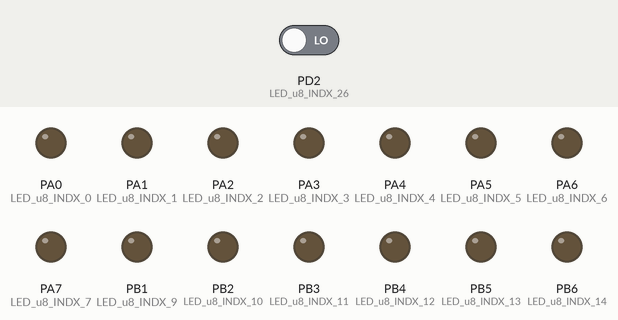
Simulated run of this program. Board: ATmega32, built with avr-gcc and emulated at 11 MHz. Shown: output pins drawn as LEDs (lit = HIGH). The test bench sets the inputs (shaded band); at power-on: PD2 (LED_u8_INDX_26) LOW.

Above: at 0.6 s.
At 1.2 s:
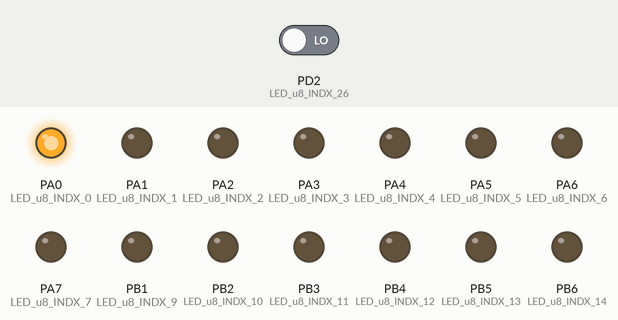
1.3 s: PD2 (LED_u8_INDX_26) driven HIGH
At 2.6 s:
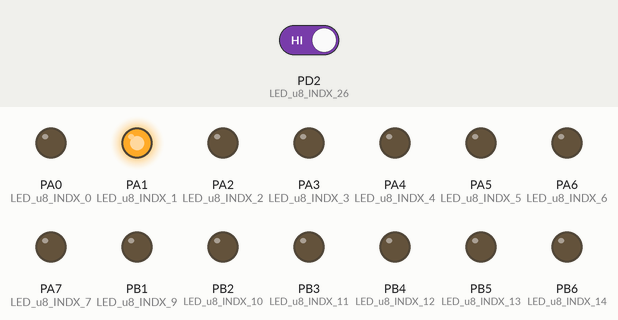
Timing chart, 0 to 4.3 s (numbered marks = the images above; inputs shaded):
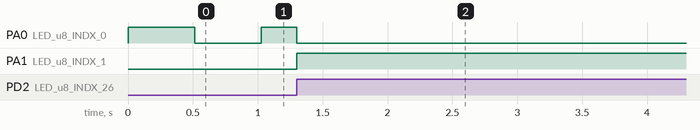

The program:

main.c
```c
/*
 * main.c
 *
 *  Created on: Feb 2, 2019
 *      Author: Kamel
 */
#include "avr/io.h"
#include "BIT_MATH.h"
#include "STD_TYPES.h"
#include "DIO_int.h"
#include "GIE_int.h"
#include "EXTI_int.h"
#include "LED_int.h"
#include "avr/delay.h"
void lightLed(void);
u8 flag=0;
main(void){
	DiO_voidInitialize();
	EXTI_voidInitialize();
	GIE_voidEnable();
	EXTI_voidEnableInt0();
	EXTI_voidSetInt0CallBack(lightLed);
	while(1){
		if(flag==0){
		DIO_voidSetPinValue(DIO_u8_PIN_0, DIO_u8_HIGH);
		_delay_ms(500);
		DIO_voidSetPinValue(DIO_u8_PIN_0, DIO_u8_LOW);
		_delay_ms(500);
		}
	}

}
void lightLed(void){
	//LED_voidSetLedOnWithIndx(LED_u8_INDX_0);
	DIO_voidSetPinValue(DIO_u8_PIN_1, DIO_u8_HIGH);
	//if(DIO_u8GetPinValue(DIO_u8_PIN_26)==DIO_u8_HIGH)
		DIO_voidSetPinValue(DIO_u8_PIN_0,DIO_u8_LOW);
		flag=1;
}
```

EXTI_int.h
```c
/*********************************************/
/* Author : Mario Ramzy                      */
/* Date : 24/2/2018		                     */
/* version : V01		                     */

#ifndef _EXTI_INIT_H
#define _EXTI_INIT_H
/* Description : Initialize EXTI mode   */
void EXTI_voidInitialize(void);


/* Description : enable EXTI  0   */
void EXTI_voidEnableInt0(void);


/* Description : disable EXTI  0   */
void EXTI_voidDisableInt0(void);

/* Description : Set call back function   */
void EXTI_voidSetInt0CallBack(void(*Copy_pfCallBack)(void));


#endif
```

EXTI_priv.h
```c
/*********************************************/
/* Author : Mario Ramzy                      */
/* Date : 24/2/2018		                     */
/* version : V01		                     */

#ifndef _EXTI_PRIV_H
#define _EXTI_PRIV_H

/* Description: Operation modes      */

#define EXTI_u8_LOW_MODE    0
#define EXTI_u8_IOC_MODE    1	//interrupt on change
#define EXTI_u8_FAL_MODE    2
#define EXTI_u8_RIS_MODE    3


/* Description: Enable/Disable State*/

#define EXTI_u8_ENABLE_STATE  1
#define EXTI_u8_DISABLE_STATE  0


/*********mode clear mask**********/
#define EXTI_u8_MODE_CLEAR   0b11111100

/*  PIE bit index  */
#define EXTI_u8_INT0_PIE    6


/*  PIE bit index  */
#define EXTI_u8_INT0_PIF		6

#endif
```

EXTI_prog.c
```c
/*********************************************/
/* Author : Mario Ramzy                      */
/* Date : 24/2/2018		                     */
/* version : V01		                     */

#include "STD_TYPES.h"
#include "BIT_MATH.h"
#include "EXTI_reg.h"
#include "EXTI_int.h"
#include "EXTI_priv.h"
#include"EXTI_config.h"


/* Define Callback Variable */
static void (*EXTI_u8Int0CallBack) (void);


/* Description : Initialize EXTI mode   */
void EXTI_voidInitialize(void)
{
	/* set external interrrupt mode as configured  */
	MCUCR = (MCUCR & EXTI_u8_MODE_CLEAR) | EXTI_u8_INT0_MODE;


	/* Initialize the state   */
	#if EXTI_u8_INT0_INIT_STATE == EXTI_u8_ENABLE_STATE
	SETBIT(GICR, EXTI_u8_INT0_PIE);
	#else
		CLRBIT(GICR, EXTI_u8_INT0_PIE);
	#endif

		SETBIT(GIFR, EXTI_u8_INT0_PIF);		//b3mel clear lel flag m3 eno initialzed clear bs ana brdo msh ha trust

}


/* Description : enable EXTI  0 ISR  */
void EXTI_voidEnableInt0(void)
{
		SETBIT(GICR, EXTI_u8_INT0_PIE);
}

/* Description : disable EXTI  0  ISR  */
void EXTI_voidDisableInt0(void)
{
	CLRBIT(GICR, EXTI_u8_INT0_PIE);
}

/* Description : Set call back function   */
void EXTI_voidSetInt0CallBack(void(*Copy_pfCallBack)(void))
{
	EXTI_u8Int0CallBack = Copy_pfCallBack;
}


/* Description : ISR function  */
void __vector_1(void) __attribute__((signal, used));		// el attribute lazm m3 el prototype

void __vector_1(void)
{
	EXTI_u8Int0CallBack();
}
```

EXTI_reg.h
```c
/*********************************************/
/* Author : Mario Ramzy                      */
/* Date : 24/2/2018		                     */
/* version : V01		                     */

#ifndef _EXTI_REG_H
#define _EXTI_REG_H

#define GICR 	*((volatile u8*) 0x5B)
#define MCUCR 	*((volatile u8*) 0x55)
#define GIFR 	*((volatile u8*) 0x5A)


#endif
```

GIE_int.h
```c
/*********************************************/
/* Author : Mario Ramzy                      */
/* Date : 24/2/2018		                     */
/* version : V01		                     */

#ifndef _GIE_INT_H
#define _GIE_INT_H


/* Enable globale interrupt  */
void GIE_voidEnable(void);

void GIE_voidDisable(void);


#endif
```

GIE_priv.h
```c
/*********************************************/
/* Author : Mario Ramzy                      */
/* Date : 24/2/2018		                     */
/* version : V01		                     */

#ifndef _GIE_PRIV_H
#define _GIE_PRIV_H

 #define GIE_u8_BIT_INDIX   7

#endif
```

GIE_prog.c
```c
/*********************************************/
/* Author : Mario Ramzy                      */
/* Date : 24/2/2018		                     */
/* version : V01		                     */

#include "STD_TYPES.h"
#include "BIT_MATH.h"
#include "GIE_reg.h"
#include "GIE_int.h"
#include "GIE_priv.h"
#include "GIE_config.h"

/* Enable globale interrupt  */
GIE_voidEnable(void)
{
	SETBIT(SREG, GIE_u8_BIT_INDIX);
}

GIE_voidDisable(void)
{
	CLRBIT(SREG, GIE_u8_BIT_INDIX);
}
```

GIE_reg.h
```c
/*********************************************/
/* Author : Mario Ramzy                      */
/* Date : 24/2/2018		                     */
/* version : V01		                     */

#ifndef _GIE_REG_H
#define _GIE_REG_H


#define SREG 	*((volatile u8*) 0x5F)


#endif
```

LED_int.h
```c
/*******************************************/
/* Author : Ahmed Assaf 				   */
/* Date : 26/1/2018							*/
/* Version : V01							*/


#ifndef _LED_INT_H
#define _LED_INT_H


/************* mine  **************/
#define LED_u8_INDX_0			DIO_u8_PIN_0
#define LED_u8_INDX_1			DIO_u8_PIN_1
#define LED_u8_INDX_2			DIO_u8_PIN_2
#define LED_u8_INDX_3			DIO_u8_PIN_3
#define LED_u8_INDX_4			DIO_u8_PIN_4
#define LED_u8_INDX_5			DIO_u8_PIN_5
#define LED_u8_INDX_6			DIO_u8_PIN_6
#define LED_u8_INDX_7			DIO_u8_PIN_7
#define LED_u8_INDX_8			DIO_u8_PIN_8
#define LED_u8_INDX_9			DIO_u8_PIN_9
#define LED_u8_INDX_10			DIO_u8_PIN_10
#define LED_u8_INDX_11			DIO_u8_PIN_11
#define LED_u8_INDX_12			DIO_u8_PIN_12
#define LED_u8_INDX_13			DIO_u8_PIN_13
#define LED_u8_INDX_14			DIO_u8_PIN_14
#define LED_u8_INDX_15			DIO_u8_PIN_15
#define LED_u8_INDX_16			DIO_u8_PIN_16
#define LED_u8_INDX_17			DIO_u8_PIN_17
#define LED_u8_INDX_18			DIO_u8_PIN_18
#define LED_u8_INDX_19			DIO_u8_PIN_19
#define LED_u8_INDX_20			DIO_u8_PIN_20
#define LED_u8_INDX_21			DIO_u8_PIN_21
#define LED_u8_INDX_22			DIO_u8_PIN_22
#define LED_u8_INDX_23			DIO_u8_PIN_23
#define LED_u8_INDX_24			DIO_u8_PIN_24
#define LED_u8_INDX_25			DIO_u8_PIN_25
#define LED_u8_INDX_26			DIO_u8_PIN_26
#define LED_u8_INDX_27			DIO_u8_PIN_27
#define LED_u8_INDX_28			DIO_u8_PIN_28
#define LED_u8_INDX_29			DIO_u8_PIN_29
#define LED_u8_INDX_30			DIO_u8_PIN_30
#define LED_u8_INDX_31			DIO_u8_PIN_31


/* Description  : This function shall
/* 		make LED on	*/
void LED_voidSetLedOn(void);


/* Description  : This function shall
/* 		make LED off	*/
void LED_voidSetLedOff(void);


/* Description  : This function shall
/* 		make LED on but takes the index of the LED	*/
void LED_voidSetLedOnWithIndx(u8 Copy_u8LedIndx);

/* Description  : This function shall
/* 		make LED off but takes the index of the LED	*/
void LED_voidSetLedOffWithIndx(u8 Copy_u8LedIndx);

#endif
```

LED_priv.h
```c
/*******************************************/
/* Author : Ahmed Assaf 				   */
/* Date : 26/1/2018							*/
/* Version : V01							*/

#ifndef _LED_PRIV_H
#define _LED_PRIV_H

#define  LED_u8_REVERSE  	1

#define  LED_u8_NORMAL   	0

#define LED_u8_INDX_0			DIO_u8_PIN_0
#define LED_u8_INDX_1           DIO_u8_PIN_1
#define LED_u8_INDX_2           DIO_u8_PIN_2
#define LED_u8_INDX_3           DIO_u8_PIN_3
#define LED_u8_INDX_4           DIO_u8_PIN_4
#define LED_u8_INDX_5           DIO_u8_PIN_5
#define LED_u8_INDX_6           DIO_u8_PIN_6
#define LED_u8_INDX_7           DIO_u8_PIN_7
#define LED_u8_INDX_8           DIO_u8_PIN_8
#define LED_u8_INDX_9           DIO_u8_PIN_9
#define LED_u8_INDX_10          DIO_u8_PIN_10
#define LED_u8_INDX_11          DIO_u8_PIN_11
#define LED_u8_INDX_12          DIO_u8_PIN_12
#define LED_u8_INDX_13          DIO_u8_PIN_13
#define LED_u8_INDX_14          DIO_u8_PIN_14
#define LED_u8_INDX_15          DIO_u8_PIN_15
#define LED_u8_INDX_16          DIO_u8_PIN_16
#define LED_u8_INDX_17          DIO_u8_PIN_17
#define LED_u8_INDX_18          DIO_u8_PIN_18
#define LED_u8_INDX_19          DIO_u8_PIN_19
#define LED_u8_INDX_20          DIO_u8_PIN_20
#define LED_u8_INDX_21          DIO_u8_PIN_21
#define LED_u8_INDX_22          DIO_u8_PIN_22
#define LED_u8_INDX_23          DIO_u8_PIN_23
#define LED_u8_INDX_24          DIO_u8_PIN_24
#define LED_u8_INDX_25          DIO_u8_PIN_25
#define LED_u8_INDX_26          DIO_u8_PIN_26
#define LED_u8_INDX_27          DIO_u8_PIN_27
#define LED_u8_INDX_28          DIO_u8_PIN_28
#define LED_u8_INDX_29          DIO_u8_PIN_29
#define LED_u8_INDX_30          DIO_u8_PIN_30
#define LED_u8_INDX_31          DIO_u8_PIN_31

#endif
```

LED_prog.c
```c
/*******************************************/
/* Author : Mario Ramzy 				   */
/* Date : 26/1/2018							*/
/* Version : V01							*/

#include "STD_TYPES.H"
#include "DIO_int.h"
#include "LED_priv.h"
#include "LED_config.h"
#include "LED_int.h"


void LED_voidSetLedOn(void)
{
	if(LED_u8_MODE == LED_u8_NORMAL)
	{
		DIO_voidSetPinValue(LED_u8_DIO_PIN, DIO_u8_HIGH);
	}
	else
	{
		DIO_voidSetPinValue(LED_u8_DIO_PIN, DIO_u8_LOW);
	}
}

void LED_voidSetLedOff(void)
{

	/*kda ana fasalt el developer bta3 el app hwa may3rfsh mtwasala normal   */
	/* wla reverse .. hwa hay5tar el mode mn el config normal wla reverse */
	/*	wana ha handle elmode hwa mayfhamsh avr   */
	if(LED_u8_MODE == LED_u8_NORMAL)
	{
		DIO_voidSetPinValue(LED_u8_DIO_PIN, DIO_u8_LOW);
	}
	else
	{
		DIO_voidSetPinValue(LED_u8_DIO_PIN, DIO_u8_HIGH);
	}
}

void LED_voidSetLedOffWithIndx(u8 Copy_u8LedIndx)
{
	if(LED_u8_GET_MODE(Copy_u8LedIndx) == LED_u8_NORMAL)
	{
		DIO_voidSetPinValue(Copy_u8LedIndx, DIO_u8_LOW);
	}
	else
	{
		DIO_voidSetPinValue(Copy_u8LedIndx, DIO_u8_HIGH);
	}
}


void LED_voidSetLedOnWithIndx(u8 Copy_u8LedIndx)
{
	if(LED_u8_GET_MODE(Copy_u8LedIndx) == LED_u8_NORMAL)
	{
		DIO_voidSetPinValue(Copy_u8LedIndx, DIO_u8_HIGH);
	}
	else
	{
		DIO_voidSetPinValue(Copy_u8LedIndx, DIO_u8_LOW);
	}
}
```

EXTI_config.h
```c
/*********************************************/
/* Author : Mario Ramzy                      */
/* Date : 24/2/2018		                     */
/* version : V01		                     */

#ifndef _EXTI_CONFIG_H
#define _EXTI_CONFIG_H

/* Description: External int 0 mode    */

/* Rannge:
EXTI_u8_LOW_MODE
EXTI_u8_IOC_MODE    	//interrupt on change
EXTI_u8_FAL_MODE
EXTI_u8_RIS_MODE    */

#define EXTI_u8_INT0_MODE  EXTI_u8_RIS_MODE


/* Description: External Interrupt 0 Initial state */
/* Rannge:
	EXTI_u8_ENABLE_STATE
    EXTI_u8_DISABLE_STATE							*/
#define EXTI_u8_INT0_INIT_STATE   EXTI_u8_ENABLE_STATE

#endif
```

GIE_config.h
```c
/*********************************************/
/* Author : Mario Ramzy                      */
/* Date : 24/2/2018		                     */
/* version : V01		                     */

#ifndef _GIE_CONFIG_H
#define _GIE_CONFIG_H

#endif
```

LED_config.h
```c
/*******************************************/
/* Author : Ahmed Assaf 				   */
/* Date : 26/1/2018							*/
/* Version : V01							*/


#ifndef _LED_CONFIG_H
#define _LED_CONFIG_H

#define LED_u8_DIO_PIN 	DIO_u8_PIN_0

/*CHOOSE BETWEEN NORMAL AND REVERSE*/
#define LED_u8_MODE 	LED_u8_NORMAL


/************* mine  **************/
#define LED_u8_GET_MODE(LED_u8_INDX_0)				LED_u8_NORMAL
/*
#define LED_u8_GET_MODE(LED_u8_INDX_1)				LED_u8_NORMAL
#define LED_u8_GET_MODE(LED_u8_INDX_2)				LED_u8_REVERSE
#define LED_u8_GET_MODE(LED_u8_INDX_3)				LED_u8_NORMAL
#define LED_u8_GET_MODE(LED_u8_INDX_4)				LED_u8_REVERSE
#define LED_u8_GET_MODE(LED_u8_INDX_5)				LED_u8_NORMAL
#define LED_u8_GET_MODE(LED_u8_INDX_6)				LED_u8_REVERSE
#define LED_u8_GET_MODE(LED_u8_INDX_7)				LED_u8_NORMAL
#define LED_u8_GET_MODE(LED_u8_INDX_8)				LED_u8_REVERSE
#define LED_u8_GET_MODE(LED_u8_INDX_9)				LED_u8_REVERSE
#define LED_u8_GET_MODE(LED_u8_INDX_10)				LED_u8_REVERSE
#define LED_u8_GET_MODE(LED_u8_INDX_11)				LED_u8_REVERSE
#define LED_u8_GET_MODE(LED_u8_INDX_12)				LED_u8_REVERSE
#define LED_u8_GET_MODE(LED_u8_INDX_13)				LED_u8_REVERSE
#define LED_u8_GET_MODE(LED_u8_INDX_14)				LED_u8_REVERSE
#define LED_u8_GET_MODE(LED_u8_INDX_15)				LED_u8_REVERSE
#define LED_u8_GET_MODE(LED_u8_INDX_16)				LED_u8_REVERSE
#define LED_u8_GET_MODE(LED_u8_INDX_17)				LED_u8_REVERSE
#define LED_u8_GET_MODE(LED_u8_INDX_18)				LED_u8_REVERSE
#define LED_u8_GET_MODE(LED_u8_INDX_19)				LED_u8_REVERSE
#define LED_u8_GET_MODE(LED_u8_INDX_20)				LED_u8_REVERSE
#define LED_u8_GET_MODE(LED_u8_INDX_21)				LED_u8_REVERSE
#define LED_u8_GET_MODE(LED_u8_INDX_22)				LED_u8_REVERSE
#define LED_u8_GET_MODE(LED_u8_INDX_23)				LED_u8_REVERSE
#define LED_u8_GET_MODE(LED_u8_INDX_24)				LED_u8_REVERSE
#define LED_u8_GET_MODE(LED_u8_INDX_25)				LED_u8_REVERSE
#define LED_u8_GET_MODE(LED_u8_INDX_26)				LED_u8_REVERSE
#define LED_u8_GET_MODE(LED_u8_INDX_27)				LED_u8_REVERSE
#define LED_u8_GET_MODE(LED_u8_INDX_28)				LED_u8_REVERSE
#define LED_u8_GET_MODE(LED_u8_INDX_29)				LED_u8_REVERSE
#define LED_u8_GET_MODE(LED_u8_INDX_30)				LED_u8_REVERSE
#define LED_u8_GET_MODE(LED_u8_INDX_31)				LED_u8_REVERSE
*/

#endif
```

BIT_MATH.h
```c
/************************
 * Name: Mario Ramzy Ayoub
 * Date: 28/11/2017
 * This header file contains all macro functions
 * for bit calculations in a variable
 * (it is assumed to be 16 bit variable)
***************************************************/
#define SETBIT(num, bit) (num) |= (1<<bit)

#define CLRBIT(num, bit) (num) &= ~(1<<bit)

#define TOGGLEBIT(num, bit) (num) ^= (1<<bit)

#define GETBIT(num, bit) (((num)>>(bit)) & 0x01)		//((((num) & (1 << bit)) != 0) ? 1:0)

#define SETLOWNIB(num) (num) |= 15	//0b00001111

#define CLRLOWNIB(num) (num) &= ~15

#define TOGLOWNIB(num) (num) ^= 15

#define set_high_nib(num) (num) |= 240  //0b11110000

#define clr_high_nib(num) (num) &= ~240

#define toggle_high_nib(num) (num) ^= 240

#define CONCBIT(B7,B6,B5,B4,B3,B2,B1,B0) CONCHELP(B7,B6,B5,B4,B3,B2,B1,B0)
#define CONCHELP(B7,B6,B5,B4,B3,B2,B1,B0)  0b##B7##B6##B5##B4##B3##B2##B1##B0
```

DIO_config.h
```c
/*********************************************/
/* Author : Mario Ramzy                      */
/* Date : 25/1/2018		                     */
/* version : V01		                     */

#ifndef _DIO_CONFIG_H
#define _DIO_CONFIG_H

#define DIO_u8_PIN_DIR_0			DIO_u8_OUTPUT
#define DIO_u8_PIN_DIR_1			DIO_u8_OUTPUT
#define DIO_u8_PIN_DIR_2			DIO_u8_OUTPUT
#define DIO_u8_PIN_DIR_3			DIO_u8_OUTPUT
#define DIO_u8_PIN_DIR_4			DIO_u8_OUTPUT
#define DIO_u8_PIN_DIR_5			DIO_u8_OUTPUT
#define DIO_u8_PIN_DIR_6			DIO_u8_OUTPUT
#define DIO_u8_PIN_DIR_7			DIO_u8_OUTPUT
#define DIO_u8_PIN_DIR_8			DIO_u8_INPUT
#define DIO_u8_PIN_DIR_9			DIO_u8_OUTPUT
#define DIO_u8_PIN_DIR_10			DIO_u8_OUTPUT
#define DIO_u8_PIN_DIR_11			DIO_u8_OUTPUT
#define DIO_u8_PIN_DIR_12			DIO_u8_OUTPUT
#define DIO_u8_PIN_DIR_13			DIO_u8_OUTPUT
#define DIO_u8_PIN_DIR_14			DIO_u8_OUTPUT
#define DIO_u8_PIN_DIR_15			DIO_u8_OUTPUT
#define DIO_u8_PIN_DIR_16			DIO_u8_OUTPUT
#define DIO_u8_PIN_DIR_17			DIO_u8_OUTPUT
#define DIO_u8_PIN_DIR_18			DIO_u8_OUTPUT
#define DIO_u8_PIN_DIR_19			DIO_u8_OUTPUT
#define DIO_u8_PIN_DIR_20			DIO_u8_OUTPUT
#define DIO_u8_PIN_DIR_21			DIO_u8_OUTPUT
#define DIO_u8_PIN_DIR_22			DIO_u8_OUTPUT
#define DIO_u8_PIN_DIR_23			DIO_u8_OUTPUT
#define DIO_u8_PIN_DIR_24			DIO_u8_OUTPUT
#define DIO_u8_PIN_DIR_25			DIO_u8_OUTPUT
#define DIO_u8_PIN_DIR_26			DIO_u8_INPUT
#define DIO_u8_PIN_DIR_27			DIO_u8_INPUT
#define DIO_u8_PIN_DIR_28			DIO_u8_OUTPUT
#define DIO_u8_PIN_DIR_29			DIO_u8_OUTPUT
#define DIO_u8_PIN_DIR_30			DIO_u8_OUTPUT
#define DIO_u8_PIN_DIR_31			DIO_u8_OUTPUT

#endif
```

DIO_int.h
```c
	/*********************************************/
/* Author : Mario Ramzy                      */
/* Date : 25/1/2018		                     */
/* version : V01		                     */

#ifndef _DIO_INT_H
#define _DIO_INT_H

#define DIO_u8_HIGH		24
#define DIO_u8_LOW		7


/* DIO pins Index  */
/* why we put pin inde in int file? */
#define DIO_u8_PIN_0			0
#define DIO_u8_PIN_1			1
#define DIO_u8_PIN_2			2
#define DIO_u8_PIN_3			3
#define DIO_u8_PIN_4			4
#define DIO_u8_PIN_5			5
#define DIO_u8_PIN_6			6
#define DIO_u8_PIN_7			7
#define DIO_u8_PIN_8			8
#define DIO_u8_PIN_9			9
#define DIO_u8_PIN_10			10
#define DIO_u8_PIN_11			11
#define DIO_u8_PIN_12			12
#define DIO_u8_PIN_13			13
#define DIO_u8_PIN_14			14
#define DIO_u8_PIN_15			15
#define DIO_u8_PIN_16			16
#define DIO_u8_PIN_17			17
#define DIO_u8_PIN_18			18
#define DIO_u8_PIN_19			19
#define DIO_u8_PIN_20			20
#define DIO_u8_PIN_21			21
#define DIO_u8_PIN_22			22
#define DIO_u8_PIN_23			23
#define DIO_u8_PIN_24			24
#define DIO_u8_PIN_25			25
#define DIO_u8_PIN_26			26
#define DIO_u8_PIN_27			27
#define DIO_u8_PIN_28			28
#define DIO_u8_PIN_29			29
#define DIO_u8_PIN_30			30
#define DIO_u8_PIN_31			31


/*************************************/
/* Description : This function shal  */
/*  set the direction for IO pins    */
/*************************************/
void DiO_voidInitialize(void);


/*************************************/
/* Description : This function shal  */
/* set the digital value for IO pins */
/*************************************/
void DIO_voidSetPinValue(u8 Copy_u8PinIndx, u8 Copy_u8PinVal);
u8 DIO_u8GetPinValue(u8 Copy_u8PinIndx);


#endif
```

DIO_priv.h
```c
/*********************************************/
/* Author : Mario Ramzy                      */
/* Date : 25/1/2018		                     */
/* version : V01		                     */

#ifndef _DIO_PRIV_H
#define _DIO_PRIV_H

/*  */
#define DIO_u8_OUTPUT		1
#define DIO_u8_INPUT		0		//BSTA5DMHOM  fel config.h

/* GROUP A LIMITS  */
#define DIO_u8_PORTA_START 0
#define DIO_u8_PORTA_END 7
#define DIO_u8_PORTA_SIZE 8

/* dROUP B LIMITS  */
#define DIO_u8_PORTB_START 8
#define DIO_u8_PORTB_END 15
#define DIO_u8_PORTB_SIZE 8

/* dROUP C LIMITS  */
#define DIO_u8_PORTC_START 16
#define DIO_u8_PORTC_END 23
#define DIO_u8_PORTC_SIZE 8

/* dROUP D LIMITS  */
#define DIO_u8_PORTD_START 24
#define DIO_u8_PORTD_END 31
#define DIO_u8_PORTD_SIZE 8

#endif
```

STD_TYPES.h
```c
#ifndef std_types_H
#define std_types_H
typedef unsigned char u8;
typedef unsigned short int u16;
typedef unsigned long int u32;
typedef signed char s8;
typedef signed short int s16;
typedef signed long int s32;
typedef float f32 ;
typedef double f64;
#endif
```

Source omitted: DIO_prog.c (3882 bytes), DIO_reg.h (781 bytes)

Measured:
- after the input at 1.3 s, PA1 (LED_u8_INDX_1): LOW → HIGH at once
